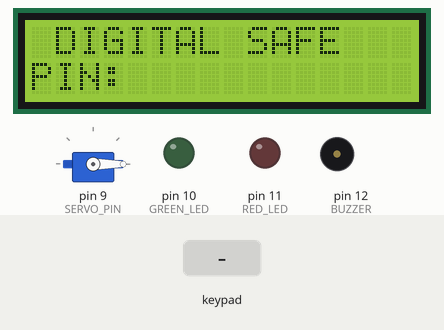
Recording of a sketch running on a simulated Arduino Uno, built with avr-gcc and run on an emulated ATmega328P. Shown: 16×2 character LCD, servo, output pins drawn as LEDs (lit = HIGH), buzzer (waves = sounding). Inputs (shaded band) come from the test bench.

Above: at 1.2 s.
1.3 s: keypad keys 1 2 3 4 # pressed 0.4 s apart
At 4.5 s:
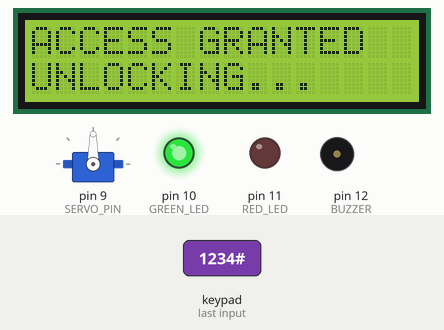
4.8 s: key '#' pressed
At 7.7 s:
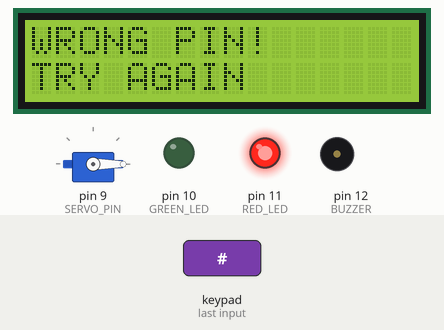
7.8 s: key 'A' pressed
At 9.8 s:
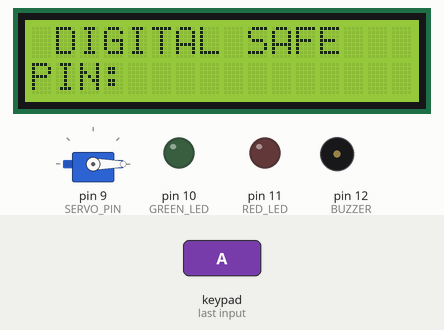
10.2 s: key '1' pressed
At 11.0 s:
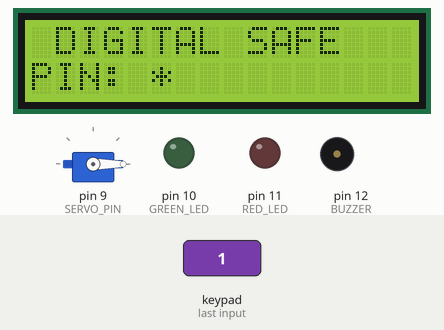
11.7 s: key '2' pressed
At 12.1 s:
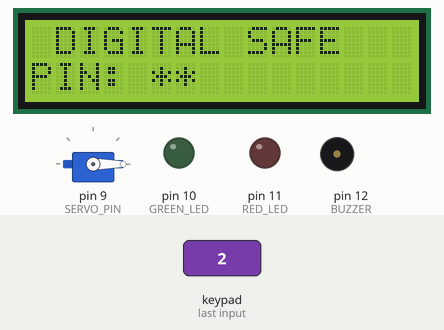
Timing chart, 0 to 14.2 s (numbered marks = the images above; inputs shaded):
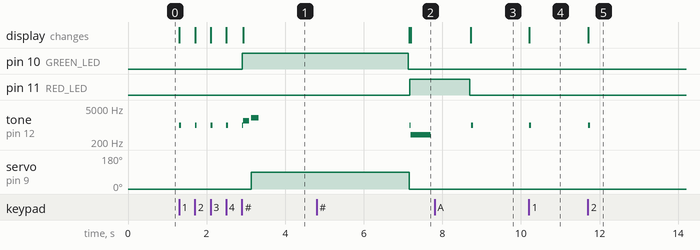

The sketch:

code.ino
```cpp
#include <Keypad.h>
#include <Servo.h>
#include <Wire.h>
#include <LiquidCrystal_I2C.h>

// I2C LCD (address 0x27, 16x2)
LiquidCrystal_I2C lcd(0x27, 16, 2);

// Servo that moves the safe latch
Servo safeLatch;

const int SERVO_PIN = 9;
const int LOCKED_POS = 0;
const int UNLOCKED_POS = 90;

// Status LEDs and buzzer
const int GREEN_LED = 10;
const int RED_LED = 11;
const int BUZZER = 12;

// 4x4 keypad layout
const byte ROWS = 4;
const byte COLS = 4;

char keys[ROWS][COLS] = {
  {'1', '2', '3', 'A'},
  {'4', '5', '6', 'B'},
  {'7', '8', '9', 'C'},
  {'*', '0', '#', 'D'}
};

// Keypad wiring: rows on D2-D5, columns on D6, D7, D8, A1
byte rowPins[ROWS] = {2, 3, 4, 5};
byte colPins[COLS] = {6, 7, 8, A1};

Keypad keypad = Keypad(
  makeKeymap(keys),
  rowPins,
  colPins,
  ROWS,
  COLS
);

const String CORRECT_PIN = "1234";

String enteredPIN = "";   // PIN typed so far
int wrongAttempts = 0;    // Counts consecutive wrong entries

void setup() {

  // Start the LCD
  lcd.init();
  lcd.backlight();

  // LEDs and buzzer start off
  pinMode(GREEN_LED, OUTPUT);
  pinMode(RED_LED, OUTPUT);
  pinMode(BUZZER, OUTPUT);

  digitalWrite(GREEN_LED, LOW);
  digitalWrite(RED_LED, LOW);

  // Start with the safe locked
  safeLatch.attach(SERVO_PIN);
  safeLatch.write(LOCKED_POS);

  showHomeScreen();
}

void loop() {

  char key = keypad.getKey();

  if (key) {

    // Short beep on every key press
    tone(BUZZER, 1000, 50);

    // # = enter
    if (key == '#') {
      checkPIN();
    }

    // * = clear
    else if (key == '*') {
      enteredPIN = "";
      showHomeScreen();
    }

    // Digits only, up to 4 characters
    else if (key >= '0' && key <= '9') {

      if (enteredPIN.length() < 4) {

        enteredPIN += key;

        // Show a * for each digit entered
        lcd.setCursor(5 + enteredPIN.length() - 1, 1);
        lcd.print("*");
      }
    }
  }
}


// Draw the default screen
void showHomeScreen() {

  lcd.clear();

  lcd.setCursor(0, 0);
  lcd.print(" DIGITAL SAFE ");

  lcd.setCursor(0, 1);
  lcd.print("PIN: ");
}


// Check the entered PIN and react
void checkPIN() {

  // Correct PIN: unlock the safe
  if (enteredPIN == CORRECT_PIN) {

    wrongAttempts = 0;

    digitalWrite(RED_LED, LOW);
    digitalWrite(GREEN_LED, HIGH);

    lcd.clear();
    lcd.setCursor(0, 0);
    lcd.print("ACCESS GRANTED");

    lcd.setCursor(0, 1);
    lcd.print("UNLOCKING...");

    // Success sound
    tone(BUZZER, 1500, 150);
    delay(200);

    tone(BUZZER, 2000, 200);

    // Open the latch and keep it open for 4 seconds
    safeLatch.write(UNLOCKED_POS);

    delay(4000);

    // Lock again
    safeLatch.write(LOCKED_POS);

    digitalWrite(GREEN_LED, LOW);

    enteredPIN = "";

    showHomeScreen();
  }

  // Wrong PIN
  else {

    wrongAttempts++;

    digitalWrite(GREEN_LED, LOW);
    digitalWrite(RED_LED, HIGH);

    lcd.clear();
    lcd.setCursor(0, 0);
    lcd.print("WRONG PIN!");

    lcd.setCursor(0, 1);
    lcd.print("TRY AGAIN");

    // Low error tone
    tone(BUZZER, 400, 500);

    delay(1500);

    digitalWrite(RED_LED, LOW);

    enteredPIN = "";

    // After 3 wrong attempts, sound the alarm and lock out for 5 seconds
    if (wrongAttempts >= 3) {

      lcd.clear();

      lcd.setCursor(0, 0);
      lcd.print("ALARM!");

      lcd.setCursor(0, 1);
      lcd.print("WAIT 5 SEC");

      digitalWrite(RED_LED, HIGH);

      // Alternating siren tones, 1 second per loop
      for (int i = 0; i < 5; i++) {

        tone(BUZZER, 700, 400);
        delay(500);

        tone(BUZZER, 1200, 400);
        delay(500);
      }

      digitalWrite(RED_LED, LOW);

      wrongAttempts = 0;
    }

    showHomeScreen();
  }
}
```

Measured:
- after the input at 1.3 s, pin 10 (GREEN_LED): LOW → HIGH after 1.6 s; tone on pin 12 (BUZZER): plays 1000 Hz for 0.05 s, 1000 Hz for 0.05 s, 1000 Hz for 0.05 s, 1000 Hz for 0.05 s, 1000 Hz for 0.03 s, 1500 Hz for 0.15 s … (7 notes in this stretch), starting at once
- after the input at 4.8 s, pin 11 (RED_LED): LOW → HIGH after 2.4 s; tone on pin 12 (BUZZER): silent → 1000 Hz after 2.4 s, → 400 Hz 0.02 s later, → silent 0.50 s later; the display: first differs from a run without the input after 2.4 s (image 2)
- after the input at 7.8 s, tone on pin 12 (BUZZER): silent → 1000 Hz after 0.94 s, → silent 0.05 s later
- after the input at 10.2 s, tone on pin 12 (BUZZER): silent → 1000 Hz at once, → silent 0.05 s later; the display: changes at once (image 4)
- after the input at 11.7 s, tone on pin 12 (BUZZER): silent → 1000 Hz at once, → silent 0.05 s later; the display: changes at once (image 5)
